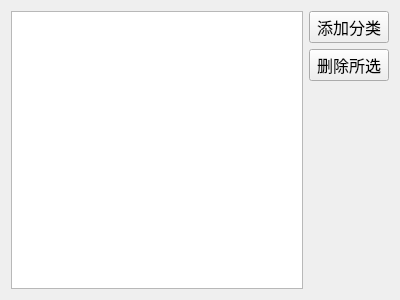
<?xml version="1.0" encoding="UTF-8"?>
<ui version="4.0">
 <class>TypeEditMenu</class>
 <widget class="QWidget" name="TypeEditMenu">
  <property name="geometry">
   <rect>
    <x>0</x>
    <y>0</y>
    <width>400</width>
    <height>300</height>
   </rect>
  </property>
  <property name="windowTitle">
   <string>编辑分类</string>
  </property>
  <layout class="QHBoxLayout" name="horizontalLayout">
   <item>
    <widget class="QListWidget" name="listWidget"/>
   </item>
   <item>
    <layout class="QVBoxLayout" name="verticalLayout">
     <item>
      <widget class="QPushButton" name="pushButtonAdd">
       <property name="font">
        <font>
         <pointsize>12</pointsize>
        </font>
       </property>
       <property name="text">
        <string>添加分类</string>
       </property>
      </widget>
     </item>
     <item>
      <widget class="QPushButton" name="pushButtonDelete">
       <property name="font">
        <font>
         <pointsize>12</pointsize>
        </font>
       </property>
       <property name="text">
        <string>删除所选</string>
       </property>
      </widget>
     </item>
     <item>
      <spacer name="verticalSpacer">
       <property name="orientation">
        <enum>Qt::Vertical</enum>
       </property>
       <property name="sizeHint" stdset="0">
        <size>
         <width>20</width>
         <height>40</height>
        </size>
       </property>
      </spacer>
     </item>
    </layout>
   </item>
  </layout>
 </widget>
 <resources/>
 <connections/>
</ui>
